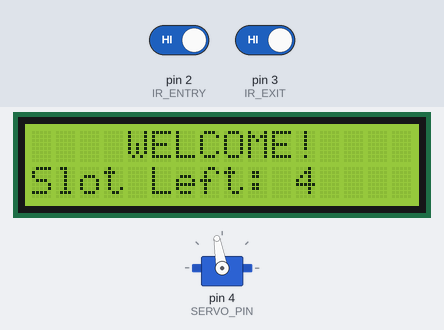
Simulated run of this sketch. Board: Arduino Uno, built with avr-gcc and run on an emulated ATmega328P. Shown: 16×2 character LCD, servo. The inputs (shaded band) are chosen by the test bench; at power-on: pin 2 (IR_ENTRY) HIGH, pin 3 (IR_EXIT) HIGH.

Above: at 3.2 s.
3.3 s: pin 2 (IR_ENTRY) driven LOW
At 4.1 s:
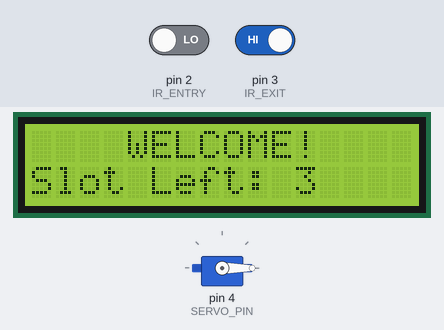
4.8 s: pin 3 (IR_EXIT) driven LOW
At 7.6 s:
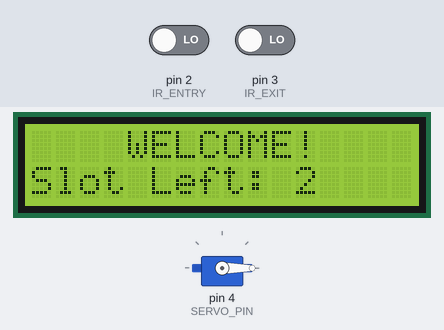
7.8 s: pin 2 (IR_ENTRY) driven HIGH
At 8.6 s:
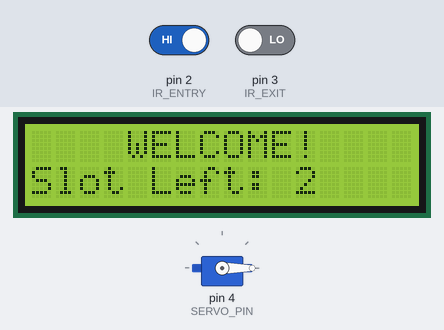
Timing chart, 0 to 10.8 s (numbered marks = the images above; inputs shaded):
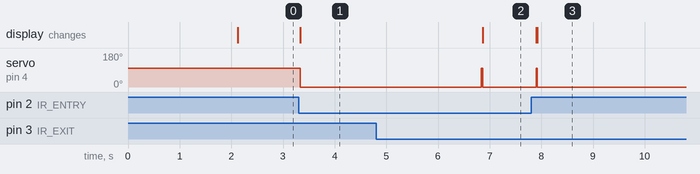

Measured:
- after the input at 3.3 s, servo on pin 4 (SERVO_PIN): 100° → 0° at once; the display: changes at once (image 1)
- after the input at 4.8 s, servo on pin 4 (SERVO_PIN): 0° → 100° after 2.0 s, → 0° 0.03 s later; the display: changes after 2.1 s (image 2)
- after the input at 7.8 s, servo on pin 4 (SERVO_PIN): goes on until 7.9 s, then stays 0°

The sketch:

Smart_Parking.ino
```cpp
#include <Wire.h>
#include <LiquidCrystal_I2C.h>
#include <Servo.h>

// --- Configuration & Pin Definitions ---
LiquidCrystal_I2C lcd(0x27, 16, 2);
Servo myservo;

const int IR_ENTRY = 2;   // IR Sensor at Entry
const int IR_EXIT  = 3;   // IR Sensor at Exit
const int SERVO_PIN = 4;  // Servo Motor Pin

// --- System Variables ---
int totalSlots = 4;       // Maximum parking capacity
int availableSlots = 4;
int flagEntry = 0;
int flagExit = 0;

void setup() {
  Serial.begin(9600);

  // Initialize LCD
  lcd.init();
  lcd.backlight();

  // Setup Pins
  pinMode(IR_ENTRY, INPUT);
  pinMode(IR_EXIT, INPUT);

  // Setup Servo
  myservo.attach(SERVO_PIN);
  myservo.write(100); // Initial Gate Position (Closed)

  // Welcome Screen
  lcd.setCursor(0, 0);
  lcd.print("   ARDUINO    ");
  lcd.setCursor(0, 1);
  lcd.print(" PARKING SYSTEM ");
  delay(2000);
  lcd.clear();
}

void loop() {
  // --- ENTRY LOGIC ---
  if(digitalRead(IR_ENTRY) == LOW && flagEntry == 0) {
    if(availableSlots > 0) {
      flagEntry = 1;
      if(flagExit == 0) {
        myservo.write(0); // Open Gate
        availableSlots--;
      }
    } else {
      showFullMessage();
    }
  }

  // --- EXIT LOGIC ---
  if(digitalRead(IR_EXIT) == LOW && flagExit == 0) {
    flagExit = 1;
    if(flagEntry == 0) {
      myservo.write(0); // Open Gate
      availableSlots++;
    }
  }

  // --- CLOSE GATE LOGIC ---
  if(flagEntry == 1 && flagExit == 1) {
    delay(1000);
    myservo.write(100); // Close Gate
    flagEntry = 0;
    flagExit = 0;
  }

  // --- UPDATE DISPLAY ---
  updateDisplay();
}

// Function to update the main screen
void updateDisplay() {
  lcd.setCursor(0, 0);
  lcd.print("    WELCOME!    ");
  lcd.setCursor(0, 1);
  lcd.print("Slot Left: ");
  lcd.print(availableSlots);
  lcd.print("   "); // Clear extra digits
}

// Function to show 'Full' status
void showFullMessage() {
  lcd.clear();
  lcd.setCursor(0, 0);
  lcd.print("    SORRY :(    ");
  lcd.setCursor(0, 1);
  lcd.print("  Parking Full  ");
  delay(2000);
  lcd.clear();
}
```
